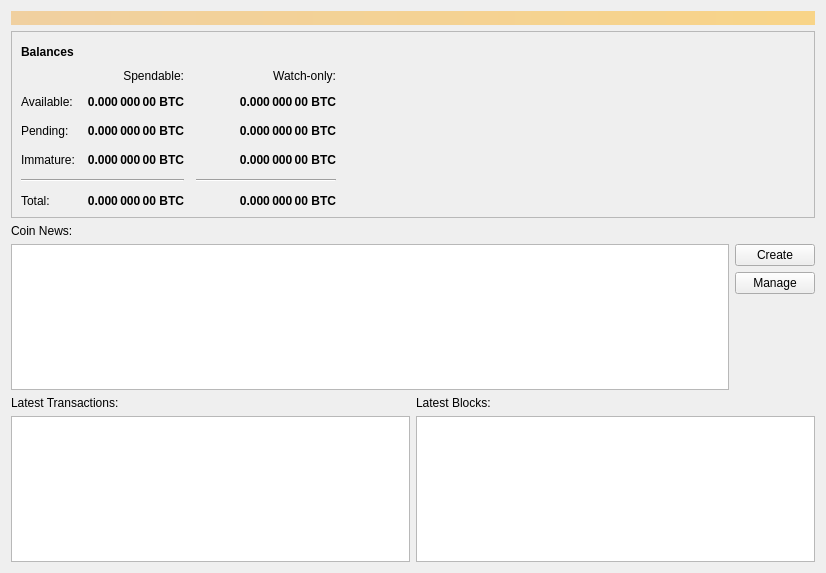
<?xml version="1.0" encoding="UTF-8"?>
<ui version="4.0">
 <class>OverviewPage</class>
 <widget class="QWidget" name="OverviewPage">
  <property name="geometry">
   <rect>
    <x>0</x>
    <y>0</y>
    <width>826</width>
    <height>573</height>
   </rect>
  </property>
  <property name="windowTitle">
   <string>Form</string>
  </property>
  <layout class="QVBoxLayout" name="topLayout">
   <item>
    <widget class="QLabel" name="labelAlerts">
     <property name="visible">
      <bool>false</bool>
     </property>
     <property name="styleSheet">
      <string notr="true">QLabel { background-color: qlineargradient(x1: 0, y1: 0, x2: 1, y2: 0, stop:0 #F0D0A0, stop:1 #F8D488); color:#000000; }</string>
     </property>
     <property name="wordWrap">
      <bool>true</bool>
     </property>
     <property name="margin">
      <number>3</number>
     </property>
     <property name="textInteractionFlags">
      <set>Qt::TextSelectableByMouse</set>
     </property>
    </widget>
   </item>
   <item>
    <layout class="QHBoxLayout" name="horizontalLayout" stretch="1">
     <item>
      <layout class="QVBoxLayout" name="verticalLayout_2">
       <item>
        <widget class="QFrame" name="frame">
         <property name="frameShape">
          <enum>QFrame::StyledPanel</enum>
         </property>
         <property name="frameShadow">
          <enum>QFrame::Raised</enum>
         </property>
         <layout class="QVBoxLayout" name="verticalLayout_4">
          <item>
           <layout class="QHBoxLayout" name="horizontalLayout_4">
            <item>
             <widget class="QLabel" name="label_5">
              <property name="font">
               <font>
                <weight>75</weight>
                <bold>true</bold>
               </font>
              </property>
              <property name="text">
               <string>Balances</string>
              </property>
             </widget>
            </item>
            <item>
             <widget class="QPushButton" name="labelWalletStatus">
              <property name="enabled">
               <bool>true</bool>
              </property>
              <property name="maximumSize">
               <size>
                <width>30</width>
                <height>16777215</height>
               </size>
              </property>
              <property name="toolTip">
               <string>The displayed information may be out of date. Your wallet automatically synchronizes with the DriveNet network after a connection is established, but this process has not completed yet.</string>
              </property>
              <property name="text">
               <string/>
              </property>
              <property name="icon">
               <iconset resource="../drivenet.qrc">
                <normaloff>:/icons/warning</normaloff>
                <disabledoff>:/icons/warning</disabledoff>:/icons/warning</iconset>
              </property>
              <property name="iconSize">
               <size>
                <width>24</width>
                <height>24</height>
               </size>
              </property>
              <property name="flat">
               <bool>true</bool>
              </property>
             </widget>
            </item>
            <item>
             <spacer name="horizontalSpacer_3">
              <property name="orientation">
               <enum>Qt::Horizontal</enum>
              </property>
              <property name="sizeHint" stdset="0">
               <size>
                <width>40</width>
                <height>20</height>
               </size>
              </property>
             </spacer>
            </item>
           </layout>
          </item>
          <item>
           <layout class="QGridLayout" name="gridLayout">
            <property name="spacing">
             <number>12</number>
            </property>
            <item row="2" column="2">
             <widget class="QLabel" name="labelWatchPending">
              <property name="font">
               <font>
                <weight>75</weight>
                <bold>true</bold>
               </font>
              </property>
              <property name="cursor">
               <cursorShape>IBeamCursor</cursorShape>
              </property>
              <property name="toolTip">
               <string>Unconfirmed transactions to watch-only addresses</string>
              </property>
              <property name="text">
               <string notr="true">0.000 000 00 BTC</string>
              </property>
              <property name="alignment">
               <set>Qt::AlignRight|Qt::AlignTrailing|Qt::AlignVCenter</set>
              </property>
              <property name="textInteractionFlags">
               <set>Qt::LinksAccessibleByMouse|Qt::TextSelectableByKeyboard|Qt::TextSelectableByMouse</set>
              </property>
             </widget>
            </item>
            <item row="2" column="1">
             <widget class="QLabel" name="labelUnconfirmed">
              <property name="font">
               <font>
                <weight>75</weight>
                <bold>true</bold>
               </font>
              </property>
              <property name="cursor">
               <cursorShape>IBeamCursor</cursorShape>
              </property>
              <property name="toolTip">
               <string>Total of transactions that have yet to be confirmed, and do not yet count toward the spendable balance</string>
              </property>
              <property name="text">
               <string notr="true">0.000 000 00 BTC</string>
              </property>
              <property name="alignment">
               <set>Qt::AlignRight|Qt::AlignTrailing|Qt::AlignVCenter</set>
              </property>
              <property name="textInteractionFlags">
               <set>Qt::LinksAccessibleByMouse|Qt::TextSelectableByKeyboard|Qt::TextSelectableByMouse</set>
              </property>
             </widget>
            </item>
            <item row="3" column="2">
             <widget class="QLabel" name="labelWatchImmature">
              <property name="font">
               <font>
                <weight>75</weight>
                <bold>true</bold>
               </font>
              </property>
              <property name="cursor">
               <cursorShape>IBeamCursor</cursorShape>
              </property>
              <property name="toolTip">
               <string>Mined balance in watch-only addresses that has not yet matured</string>
              </property>
              <property name="text">
               <string notr="true">0.000 000 00 BTC</string>
              </property>
              <property name="alignment">
               <set>Qt::AlignRight|Qt::AlignTrailing|Qt::AlignVCenter</set>
              </property>
              <property name="textInteractionFlags">
               <set>Qt::LinksAccessibleByMouse|Qt::TextSelectableByKeyboard|Qt::TextSelectableByMouse</set>
              </property>
             </widget>
            </item>
            <item row="4" column="0" colspan="2">
             <widget class="Line" name="line">
              <property name="orientation">
               <enum>Qt::Horizontal</enum>
              </property>
             </widget>
            </item>
            <item row="4" column="2">
             <widget class="Line" name="lineWatchBalance">
              <property name="sizePolicy">
               <sizepolicy hsizetype="Preferred" vsizetype="Fixed">
                <horstretch>0</horstretch>
                <verstretch>0</verstretch>
               </sizepolicy>
              </property>
              <property name="minimumSize">
               <size>
                <width>140</width>
                <height>0</height>
               </size>
              </property>
              <property name="orientation">
               <enum>Qt::Horizontal</enum>
              </property>
             </widget>
            </item>
            <item row="5" column="0">
             <widget class="QLabel" name="labelTotalText">
              <property name="text">
               <string>Total:</string>
              </property>
             </widget>
            </item>
            <item row="3" column="1">
             <widget class="QLabel" name="labelImmature">
              <property name="font">
               <font>
                <weight>75</weight>
                <bold>true</bold>
               </font>
              </property>
              <property name="cursor">
               <cursorShape>IBeamCursor</cursorShape>
              </property>
              <property name="toolTip">
               <string>Mined balance that has not yet matured</string>
              </property>
              <property name="text">
               <string notr="true">0.000 000 00 BTC</string>
              </property>
              <property name="alignment">
               <set>Qt::AlignRight|Qt::AlignTrailing|Qt::AlignVCenter</set>
              </property>
              <property name="textInteractionFlags">
               <set>Qt::LinksAccessibleByMouse|Qt::TextSelectableByKeyboard|Qt::TextSelectableByMouse</set>
              </property>
             </widget>
            </item>
            <item row="2" column="3">
             <spacer name="horizontalSpacer_2">
              <property name="orientation">
               <enum>Qt::Horizontal</enum>
              </property>
              <property name="sizeHint" stdset="0">
               <size>
                <width>40</width>
                <height>20</height>
               </size>
              </property>
             </spacer>
            </item>
            <item row="3" column="0">
             <widget class="QLabel" name="labelImmatureText">
              <property name="text">
               <string>Immature:</string>
              </property>
             </widget>
            </item>
            <item row="5" column="1">
             <widget class="QLabel" name="labelTotal">
              <property name="font">
               <font>
                <weight>75</weight>
                <bold>true</bold>
               </font>
              </property>
              <property name="cursor">
               <cursorShape>IBeamCursor</cursorShape>
              </property>
              <property name="toolTip">
               <string>Your current total balance</string>
              </property>
              <property name="text">
               <string notr="true">0.000 000 00 BTC</string>
              </property>
              <property name="alignment">
               <set>Qt::AlignRight|Qt::AlignTrailing|Qt::AlignVCenter</set>
              </property>
              <property name="textInteractionFlags">
               <set>Qt::LinksAccessibleByMouse|Qt::TextSelectableByKeyboard|Qt::TextSelectableByMouse</set>
              </property>
             </widget>
            </item>
            <item row="5" column="2">
             <widget class="QLabel" name="labelWatchTotal">
              <property name="font">
               <font>
                <weight>75</weight>
                <bold>true</bold>
               </font>
              </property>
              <property name="cursor">
               <cursorShape>IBeamCursor</cursorShape>
              </property>
              <property name="toolTip">
               <string>Current total balance in watch-only addresses</string>
              </property>
              <property name="text">
               <string notr="true">0.000 000 00 BTC</string>
              </property>
              <property name="alignment">
               <set>Qt::AlignRight|Qt::AlignTrailing|Qt::AlignVCenter</set>
              </property>
              <property name="textInteractionFlags">
               <set>Qt::LinksAccessibleByMouse|Qt::TextSelectableByKeyboard|Qt::TextSelectableByMouse</set>
              </property>
             </widget>
            </item>
            <item row="0" column="2">
             <widget class="QLabel" name="labelWatchonly">
              <property name="text">
               <string>Watch-only:</string>
              </property>
              <property name="alignment">
               <set>Qt::AlignRight|Qt::AlignTrailing|Qt::AlignVCenter</set>
              </property>
             </widget>
            </item>
            <item row="1" column="0">
             <widget class="QLabel" name="labelBalanceText">
              <property name="text">
               <string>Available:</string>
              </property>
             </widget>
            </item>
            <item row="1" column="1">
             <widget class="QLabel" name="labelBalance">
              <property name="font">
               <font>
                <weight>75</weight>
                <bold>true</bold>
               </font>
              </property>
              <property name="cursor">
               <cursorShape>IBeamCursor</cursorShape>
              </property>
              <property name="toolTip">
               <string>Your current spendable balance</string>
              </property>
              <property name="text">
               <string notr="true">0.000 000 00 BTC</string>
              </property>
              <property name="alignment">
               <set>Qt::AlignRight|Qt::AlignTrailing|Qt::AlignVCenter</set>
              </property>
              <property name="textInteractionFlags">
               <set>Qt::LinksAccessibleByMouse|Qt::TextSelectableByKeyboard|Qt::TextSelectableByMouse</set>
              </property>
             </widget>
            </item>
            <item row="1" column="2">
             <widget class="QLabel" name="labelWatchAvailable">
              <property name="font">
               <font>
                <weight>75</weight>
                <bold>true</bold>
               </font>
              </property>
              <property name="cursor">
               <cursorShape>IBeamCursor</cursorShape>
              </property>
              <property name="toolTip">
               <string>Your current balance in watch-only addresses</string>
              </property>
              <property name="text">
               <string notr="true">0.000 000 00 BTC</string>
              </property>
              <property name="alignment">
               <set>Qt::AlignRight|Qt::AlignTrailing|Qt::AlignVCenter</set>
              </property>
              <property name="textInteractionFlags">
               <set>Qt::LinksAccessibleByMouse|Qt::TextSelectableByKeyboard|Qt::TextSelectableByMouse</set>
              </property>
             </widget>
            </item>
            <item row="2" column="0">
             <widget class="QLabel" name="labelPendingText">
              <property name="text">
               <string>Pending:</string>
              </property>
             </widget>
            </item>
            <item row="0" column="1">
             <widget class="QLabel" name="labelSpendable">
              <property name="text">
               <string>Spendable:</string>
              </property>
              <property name="alignment">
               <set>Qt::AlignRight|Qt::AlignTrailing|Qt::AlignVCenter</set>
              </property>
             </widget>
            </item>
           </layout>
          </item>
          <item>
           <spacer name="verticalSpacer">
            <property name="orientation">
             <enum>Qt::Vertical</enum>
            </property>
            <property name="sizeHint" stdset="0">
             <size>
              <width>20</width>
              <height>40</height>
             </size>
            </property>
           </spacer>
          </item>
         </layout>
        </widget>
       </item>
      </layout>
     </item>
    </layout>
   </item>
   <item>
    <widget class="QLabel" name="label_3">
     <property name="text">
      <string>Coin News:</string>
     </property>
    </widget>
   </item>
   <item>
    <layout class="QHBoxLayout" name="horizontalLayout_3">
     <property name="bottomMargin">
      <number>0</number>
     </property>
     <item>
      <widget class="QTableView" name="tableViewNews">
       <property name="font">
        <font>
         <family>Noto Mono</family>
        </font>
       </property>
      </widget>
     </item>
     <item>
      <layout class="QVBoxLayout" name="verticalLayout_6">
       <property name="rightMargin">
        <number>0</number>
       </property>
       <item>
        <widget class="QPushButton" name="pushButtonCreateNews">
         <property name="text">
          <string>Create</string>
         </property>
        </widget>
       </item>
       <item>
        <widget class="QPushButton" name="pushButtonManageNews">
         <property name="text">
          <string>Manage</string>
         </property>
        </widget>
       </item>
       <item>
        <spacer name="verticalSpacer_2">
         <property name="orientation">
          <enum>Qt::Vertical</enum>
         </property>
         <property name="sizeHint" stdset="0">
          <size>
           <width>20</width>
           <height>40</height>
          </size>
         </property>
        </spacer>
       </item>
      </layout>
     </item>
    </layout>
   </item>
   <item>
    <layout class="QHBoxLayout" name="horizontalLayout_2">
     <property name="bottomMargin">
      <number>0</number>
     </property>
     <item>
      <layout class="QVBoxLayout" name="verticalLayout">
       <property name="bottomMargin">
        <number>0</number>
       </property>
       <item>
        <widget class="QLabel" name="label">
         <property name="text">
          <string>Latest Transactions:</string>
         </property>
        </widget>
       </item>
       <item>
        <widget class="QTableView" name="tableViewMempool">
         <property name="font">
          <font>
           <family>Noto Mono</family>
          </font>
         </property>
        </widget>
       </item>
      </layout>
     </item>
     <item>
      <layout class="QVBoxLayout" name="verticalLayout_5">
       <property name="rightMargin">
        <number>0</number>
       </property>
       <item>
        <widget class="QLabel" name="label_2">
         <property name="text">
          <string>Latest Blocks:</string>
         </property>
        </widget>
       </item>
       <item>
        <widget class="QTableView" name="tableViewBlocks">
         <property name="font">
          <font>
           <family>Noto Mono</family>
          </font>
         </property>
        </widget>
       </item>
      </layout>
     </item>
    </layout>
   </item>
  </layout>
 </widget>
 <resources>
  <include location="../drivenet.qrc"/>
 </resources>
 <connections/>
</ui>
